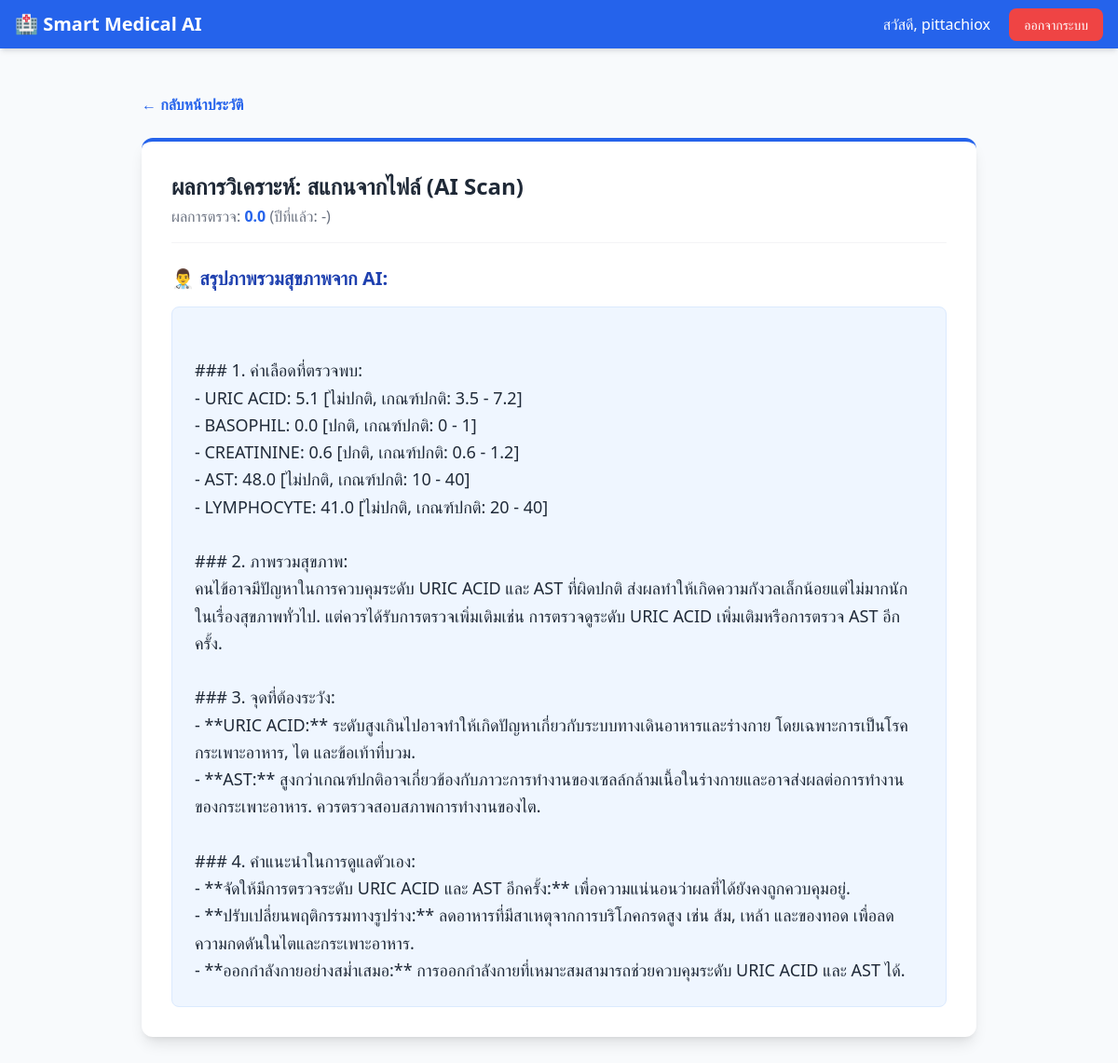
The page /record/35 (signed in) on the database its author committed.
### app.py (models this page shows)
class User(UserMixin, db.Model):
    id = db.Column(db.Integer, primary_key=True)
    username = db.Column(db.String(150), unique=True, nullable=False)
    password = db.Column(db.String(150), nullable=False)
    records = db.relationship('BloodRecord', backref='user', lazy=True)

class BloodRecord(db.Model):
    id = db.Column(db.Integer, primary_key=True)
    test_name = db.Column(db.String(50), nullable=False)
    current_value = db.Column(db.Float, nullable=False)
    previous_value = db.Column(db.Float, nullable=True)
    ai_analysis = db.Column(db.Text, nullable=False)
    user_id = db.Column(db.Integer, db.ForeignKey('user.id'), nullable=False)

### app.py (the view)
@app.route('/record/<int:record_id>')
@login_required
def view_record(record_id):
    record = BloodRecord.query.get_or_404(record_id)
    if record.user_id != current_user.id:
        flash('ไม่อนุญาตให้เข้าถึงข้อมูลนี้', 'error')
        return redirect(url_for('dashboard'))
    return render_template('view_record.html', record=record)

### app.py (called while the page is built)
@login_manager.user_loader
def load_user(user_id):
    return User.query.get(int(user_id))

### templates/view_record.html
{% extends "base.html" %}
{% block content %}
<div class="max-w-4xl mx-auto">
    <div class="mb-6 flex justify-between items-center">
        <a href="/dashboard" class="text-blue-600 hover:underline flex items-center gap-2 font-semibold">
            &larr; กลับหน้าประวัติ
        </a>
    </div>
    <div class="bg-white p-8 rounded-xl shadow-lg border-t-4 border-blue-600">
        <div class="flex items-center justify-between mb-6 pb-4 border-b border-gray-100">
            <div>
                <h1 class="text-2xl font-bold text-gray-800">ผลการวิเคราะห์: {{ record.test_name }}</h1>
                <p class="text-gray-500 mt-1">ผลการตรวจ: <span class="font-bold text-blue-600">{{ record.current_value
                        }}</span>
                    (ปีที่แล้ว: {{ record.previous_value or '-' }})</p>
            </div>
        </div>
        <h3 class="text-xl font-bold text-blue-800 mb-4">👨‍⚕️ สรุปภาพรวมสุขภาพจาก AI:</h3>
        <div
            class="text-gray-800 whitespace-pre-line leading-relaxed text-lg bg-blue-50 p-6 rounded-lg border border-blue-100">
            {{ record.ai_analysis }}
        </div>
    </div>
</div>
{% endblock %}

### templates/base.html (shortened to what this page needs)
<!DOCTYPE html>
<html lang="th">
<head>
    <script src="https://cdn.tailwindcss.com"></script>
</head>
<body class="bg-slate-50 min-h-screen">
    <nav class="bg-blue-600 text-white shadow-md">
        <div class="max-w-7xl mx-auto px-4 py-3 flex justify-between items-center">
            <a href="/" class="text-xl font-bold flex items-center gap-2">
                🏥 Smart Medical AI
            </a>
            <div>
                {% if current_user.is_authenticated %}
                <span class="mr-4">สวัสดี, {{ current_user.username }}</span>
                <a href="{{ url_for('logout') }}"
                    class="bg-red-500 hover:bg-red-600 px-4 py-2 rounded-lg text-sm transition">ออกจากระบบ</a>
                {% else %}
                <a href="{{ url_for('login') }}" class="hover:text-blue-200 mr-4">เข้าสู่ระบบ</a>
                <a href="{{ url_for('register') }}"
                    class="bg-white text-blue-600 px-4 py-2 rounded-lg text-sm font-bold transition hover:bg-gray-100">สมัครสมาชิก</a>
                {% endif %}
            </div>
        </div>
    </nav>
    <main class="max-w-7xl mx-auto px-4 py-8">
        {% block content %}{% endblock %}
    </main>
</body>
</html>

### rows shown on the page
User: username "pittachiox"
BloodRecord: test_name "สแกนจากไฟล์ (AI Scan)", current_value "0.0", previous_value "-", ai_analysis "### 1. ค่าเลือดที่ตรวจพบ: - URIC ACID: 5.1 [ไม่ปกติ, เกณฑ์ปกติ: 3.5 - 7.2] - BASOPHIL: 0.0 [ปกติ, เกณฑ์ปกติ: 0 - 1] - CREATININE: 0.6 [ปกติ, เกณฑ์ปกติ: 0.6 - 1.2] - AST: 48.0 [ไม่ปกติ, เกณฑ์ปกติ: 10 - 40] - LYMPHOCYTE: 41.0 [ไม่ปกติ, เกณฑ์ปกติ: 20 - 40] ### 2. ภาพรวมสุขภาพ: คนไข้อาจมีปัญหาในการควบคุมระดับ URIC ACID และ AST ที่ผิดปกติ ส่งผลทำให้เกิดความกังวลเล็กน้อยแต่ไม่มากนักในเรื่องสุขภาพทั่วไป. แต่ควรได้รับการตรวจเพิ่มเติมเช่น การตรวจดูระดับ URIC ACID เพิ่มเติมหรือการตรวจ AST อีกครั้ง. ### 3. จุดที่ต้องระวัง: - **URIC ACID:** ระดับสูงเกินไปอาจทำให้เกิดปัญหาเกี่ยวกับระบบทางเดินอาหารและร่างกาย โดยเฉพาะการเป็นโรคกระเพาะอาหาร, ไต และข้อเท้าที่บวม. - **AST:**…"
